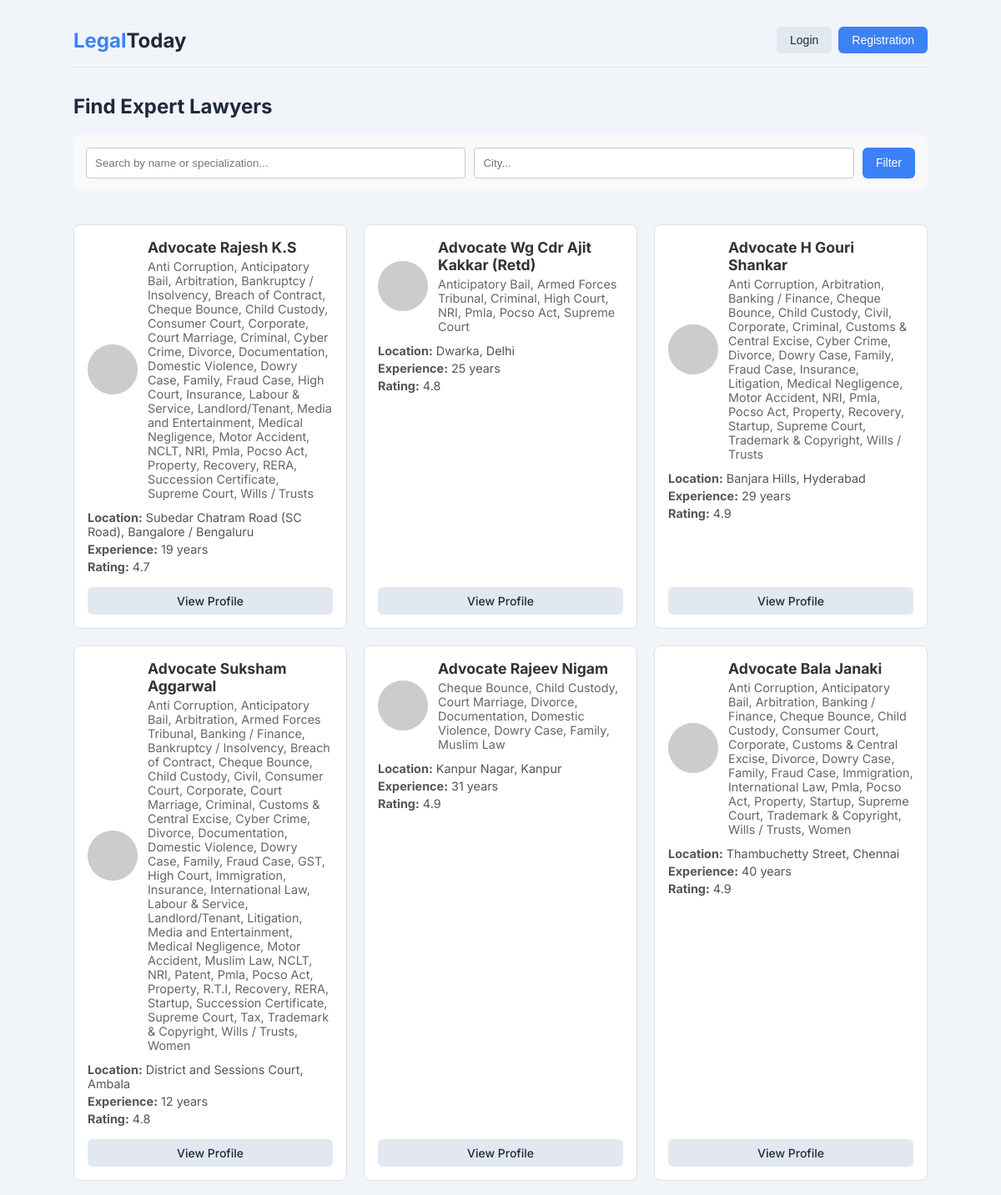
The page /lawyers (upper part) on the database its author committed.
### tables this page shows
CREATE TABLE lawyers (
        id INTEGER PRIMARY KEY AUTOINCREMENT,
        name TEXT,
        url TEXT,
        image_url TEXT,
        city TEXT,
        state TEXT,
        address TEXT,
        specialization TEXT,
        experience TEXT,
        rating TEXT
    );

### app.py (the view)
@app.route('/lawyers')
def lawyers():
    conn = get_db_connection()
    cursor = conn.cursor()
    query = request.args.get('query', '').strip()
    city = request.args.get('city', '').strip()
    sql = "SELECT * FROM lawyers WHERE 1=1"
    params = []
    if query:
        sql += " AND (name LIKE ? OR specialization LIKE ?)"
        params.extend([f'%{query}%', f'%{query}%'])
    if city:
        sql += " AND city LIKE ?"
        params.append(f'%{city}%')
    cursor.execute(sql, params)
    lawyers_data = cursor.fetchall()
    conn.close()
    return render_template("lawyers.html", lawyers=lawyers_data, query=query, city=city,
                           login_status=session.get("login_status", False), name=session.get("name"))

### app.py (called while the page is built)
def get_db_connection():
    conn = sqlite3.connect('users.db')
    conn.row_factory = sqlite3.Row
    return conn

### templates/lawyers.html (shortened to what this page needs)
<!DOCTYPE html>
<html lang="en">
<head>
    <link rel="stylesheet" href="../static/css/styles.css">
    <link rel="stylesheet" href="../static/css/layout.css">
    <link rel="stylesheet" href="../static/css/buttons.css">
    <link rel="stylesheet" href="../static/css/content.css">
    <link rel="stylesheet" href="../static/css/form.css">
    <link rel="stylesheet" href="../static/css/auth.css">
    <link rel="stylesheet" href="../static/css/results.css">
    <link rel="stylesheet" href="../static/css/user.css">
</head>
<body>
    <div class="page-container">
        <div class="content-wrapper">
            <header class="header">
                <a href="{{ url_for('index') }}" class="logo">Legal<span>Today</span></a>
                {% if login_status==False %}
                <div class="header-buttons">
                    <button id="login-but" class="button-l">Login</button>
                    <button id="register-but" class="button-r">Registration</button>
                </div>
                {% endif %}
            </header>
            <main class="main-content">
                <div class="results-container">
                    <h2>Find Expert Lawyers</h2>
                    <form class="filter-bar" action="{{ url_for('lawyers') }}" method="GET">
                        <input type="text" name="query" class="filter-input" placeholder="Search by name or specialization..." value="{{ query }}">
                        <input type="text" name="city" class="filter-input" placeholder="City..." value="{{ city }}">
                        <button type="submit" class="button-r">Filter</button>
                    </form>
                    {% if lawyers %}
                    <div class="lawyer-grid">
                        {% for lawyer in lawyers %}
                        <div class="lawyer-card">
                            <div class="lawyer-header">
                                <img src="{{ lawyer['image_url'] }}" alt="{{ lawyer['name'] }}" class="lawyer-img" onerror="this.src='https://via.placeholder.com/60'">
                                <div class="lawyer-info">
                                    <h3>{{ lawyer['name'] }}</h3>
                                    <p>{{ lawyer['specialization'] }}</p>
                                </div>
                            </div>
                            <div class="lawyer-details">
                                <div><strong>Location:</strong> {{ lawyer['city'] }}, {{ lawyer['state'] }}</div>
                                {% if lawyer['experience'] != 'N/A' %}
                                <div><strong>Experience:</strong> {{ lawyer['experience'] }}</div>
                                {% endif %}
                                {% if lawyer['rating'] != 'N/A' %}
                                <div><strong>Rating:</strong> {{ lawyer['rating'] }}</div>
                                {% endif %}
                            </div>
                            <div class="lawyer-action">
                                <a href="{{ lawyer['url'] }}" target="_blank" class="button-l" style="width: 100%; text-align: center; display: block; text-decoration: none;">View Profile</a>
                            </div>
                        </div>
                        {% endfor %}
                    </div>
                    {% else %}
                    <div class="no-results">
                        <p>No lawyers found matching your criteria.</p>
                    </div>
                    {% endif %}
                </div>
            </main>
        </div>
    </div>
</body>
</html>

### static/css/styles.css (style rules this page uses)
:root { --color-primary: #3b82f6; --color-primary-hover: #2563eb; --color-text-light: #e2e8f0; --color-text-dark: #1e293b; --color-bg-light: #f1f5f9; --color-bg-dark: #0f172a; --color-surface-light: #ffffff; --color-surface-dark: #1e293b; --color-border-light: #e2e8f0; --color-border-dark: #334155; --color-muted-light: #64748b; --color-muted-dark: #94a3b8; --font-family: 'Inter', sans-serif; }
body { font-family: var(--font-family); margin: 0; transition: background-color 0.3s, color 0.3s; }
@media (prefers-color-scheme: light) { body { background-color: var(--color-bg-light); color: var(--color-text-dark); } }

### static/css/layout.css (style rules this page uses)
.page-container { min-height: 100vh; display: flex; flex-direction: column; align-items: center; padding: 1rem; }
.content-wrapper { width: 100%; max-width: 1024px; }
.header { display: flex; justify-content: space-between; align-items: center; padding: 1rem 0; border-bottom: 1px solid var(--color-border-light); }
.logo { font-size: 1.5rem; font-weight: 700; color: var(--color-primary); text-decoration: none; }
.logo span { color: var(--color-text-dark); }
.header-buttons { display: flex; gap: 0.5rem; }

### static/css/buttons.css (style rules this page uses)
.button-primary, .button-l, .button-r { padding: 0.5rem 1rem; border: none; border-radius: 0.375rem; font-size: 0.875rem; font-weight: 500; cursor: pointer; transition: background-color 0.2s; }
.button-primary, .button-r { background-color: var(--color-primary); color: white; }
.button-l { background-color: var(--color-border-light); color: var(--color-text-dark); }

### static/css/content.css (style rules this page uses)
.main-content { margin-top: 2rem; }

### templates/lawyers.html (style rules this page uses)
.lawyer-grid { display: grid; grid-template-columns: repeat(auto-fill, minmax(300px, 1fr)); gap: 20px; padding: 20px 0; }
.lawyer-card { background: #fff; border: 1px solid #e0e0e0; border-radius: 8px; padding: 16px; display: flex; flex-direction: column; transition: box-shadow 0.2s; }
.lawyer-header { display: flex; align-items: center; margin-bottom: 12px; }
.lawyer-img { width: 60px; height: 60px; border-radius: 50%; object-fit: cover; margin-right: 12px; background-color: #f0f0f0; }
.lawyer-info h3 { margin: 0 0 4px 0; font-size: 1.1rem; color: #333; }
.lawyer-info p { margin: 0; font-size: 0.9rem; color: #666; }
.lawyer-details { font-size: 0.9rem; color: #555; margin-bottom: 12px; flex-grow: 1; }
.lawyer-details div { margin-bottom: 4px; }
.lawyer-action { margin-top: auto; width: 100%; }
.lawyer-action .button-l { width: 100%; text-align: center; display: block; text-decoration: none; box-sizing: border-box; }
.filter-bar { display: flex; gap: 10px; margin-bottom: 20px; background: #f9f9f9; padding: 15px; border-radius: 8px; }
.filter-input { flex: 1; padding: 10px; border: 1px solid #ccc; border-radius: 4px; }

### rows shown on the page
lawyers: name "Advocate Rajesh K.S", specialization "Anti Corruption, Anticipatory Bail, Arbitration, Bankruptcy / Insolvency, Breach of Contract, Cheque Bounce, Child Custody, Consumer Court, Corporate, Court Marriage, Criminal, Cyber Crime, Divorce, Documentation, Domestic Violence, Dowry Case, Family, Fraud Case, High Court, Insurance, Labour & Service, Landlord/Tenant, Media and Entertainment, Medical Negligence, Motor Accident, NCLT, NRI, Pmla, Pocso Act, Property, Recovery, RERA, Succession Certificate, Supreme Court, Wills / Trusts", city "Subedar Chatram Road (SC Road)", state "Bangalore / Bengaluru", experience "19 years", rating "4.7"
lawyers: name "Advocate Wg Cdr Ajit Kakkar (Retd)", specialization "Anticipatory Bail, Armed Forces Tribunal, Criminal, High Court, NRI, Pmla, Pocso Act, Supreme Court", city "Dwarka", state "Delhi", experience "25 years", rating "4.8"
lawyers: name "Advocate H Gouri Shankar", specialization "Anti Corruption, Arbitration, Banking / Finance, Cheque Bounce, Child Custody, Civil, Corporate, Criminal, Customs & Central Excise, Cyber Crime, Divorce, Dowry Case, Family, Fraud Case, Insurance, Litigation, Medical Negligence, Motor Accident, NRI, Pmla, Pocso Act, Property, Recovery, Startup, Supreme Court, Trademark & Copyright, Wills / Trusts", city "Banjara Hills", state "Hyderabad", experience "29 years", rating "4.9"
lawyers: name "Advocate Suksham Aggarwal", specialization "Anti Corruption, Anticipatory Bail, Arbitration, Armed Forces Tribunal, Banking / Finance, Bankruptcy / Insolvency, Breach of Contract, Cheque Bounce, Child Custody, Civil, Consumer Court, Corporate, Court Marriage, Criminal, Customs & Central Excise, Cyber Crime, Divorce, Documentation, Domestic Violence, Dowry Case, Family, Fraud Case, GST, High Court, Immigration, Insurance, International Law, Labour & Service, Landlord/Tenant, Litigation, Media and Entertainment, Medical Negligence, Motor Accident, Muslim Law, NCLT, NRI, Patent, Pmla, Pocso Act, Property, R.T.I, Recovery, RERA, Startup, Succession Certificate, Supreme Court, Tax, Trademark & Copyright, Wills / Trusts, Women", city "District and Sessions Court", state "Ambala", experience "12 years", rating "4.8"
lawyers: name "Advocate Rajeev Nigam", specialization "Cheque Bounce, Child Custody, Court Marriage, Divorce, Documentation, Domestic Violence, Dowry Case, Family, Muslim Law", city "Kanpur Nagar", state "Kanpur", experience "31 years", rating "4.9"
lawyers: name "Advocate Bala Janaki", specialization "Anti Corruption, Anticipatory Bail, Arbitration, Banking / Finance, Cheque Bounce, Child Custody, Consumer Court, Corporate, Customs & Central Excise, Divorce, Dowry Case, Family, Fraud Case, Immigration, International Law, Pmla, Pocso Act, Property, Startup, Supreme Court, Trademark & Copyright, Wills / Trusts, Women", city "Thambuchetty Street", state "Chennai", experience "40 years", rating "4.9"
